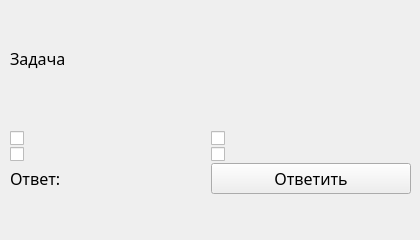
<?xml version="1.0" encoding="UTF-8"?>
<ui version="4.0">
 <class>Form</class>
 <widget class="QWidget" name="Form">
  <property name="geometry">
   <rect>
    <x>0</x>
    <y>0</y>
    <width>420</width>
    <height>240</height>
   </rect>
  </property>
  <property name="sizePolicy">
   <sizepolicy hsizetype="Fixed" vsizetype="Fixed">
    <horstretch>0</horstretch>
    <verstretch>0</verstretch>
   </sizepolicy>
  </property>
  <property name="minimumSize">
   <size>
    <width>420</width>
    <height>240</height>
   </size>
  </property>
  <property name="maximumSize">
   <size>
    <width>420</width>
    <height>240</height>
   </size>
  </property>
  <property name="font">
   <font>
    <family>Gilroy Medium</family>
    <pointsize>12</pointsize>
   </font>
  </property>
  <property name="windowTitle">
   <string>Тест</string>
  </property>
  <widget class="QWidget" name="verticalLayoutWidget">
   <property name="geometry">
    <rect>
     <x>10</x>
     <y>10</y>
     <width>401</width>
     <height>221</height>
    </rect>
   </property>
   <layout class="QVBoxLayout" name="verticalLayout">
    <property name="spacing">
     <number>1</number>
    </property>
    <item>
     <widget class="QLabel" name="label">
      <property name="sizePolicy">
       <sizepolicy hsizetype="Fixed" vsizetype="Fixed">
        <horstretch>0</horstretch>
        <verstretch>0</verstretch>
       </sizepolicy>
      </property>
      <property name="font">
       <font>
        <pointsize>12</pointsize>
       </font>
      </property>
      <property name="text">
       <string>Задача</string>
      </property>
     </widget>
    </item>
    <item>
     <layout class="QGridLayout" name="gridLayout">
      <item row="0" column="0" colspan="2">
       <widget class="QLabel" name="task">
        <property name="sizePolicy">
         <sizepolicy hsizetype="Preferred" vsizetype="Fixed">
          <horstretch>0</horstretch>
          <verstretch>0</verstretch>
         </sizepolicy>
        </property>
        <property name="font">
         <font>
          <pointsize>12</pointsize>
         </font>
        </property>
        <property name="text">
         <string/>
        </property>
        <property name="alignment">
         <set>Qt::AlignCenter</set>
        </property>
       </widget>
      </item>
      <item row="3" column="1">
       <widget class="QPushButton" name="btnAnswer">
        <property name="sizePolicy">
         <sizepolicy hsizetype="Minimum" vsizetype="Fixed">
          <horstretch>0</horstretch>
          <verstretch>0</verstretch>
         </sizepolicy>
        </property>
        <property name="text">
         <string>Ответить</string>
        </property>
        <property name="shortcut">
         <string>Return</string>
        </property>
       </widget>
      </item>
      <item row="3" column="0">
       <widget class="QLabel" name="statLbl1">
        <property name="font">
         <font>
          <pointsize>12</pointsize>
         </font>
        </property>
        <property name="text">
         <string>Ответ: </string>
        </property>
       </widget>
      </item>
      <item row="1" column="0">
       <widget class="QCheckBox" name="option1">
        <property name="font">
         <font>
          <pointsize>12</pointsize>
         </font>
        </property>
        <property name="text">
         <string/>
        </property>
        <property name="shortcut">
         <string>1</string>
        </property>
       </widget>
      </item>
      <item row="1" column="1">
       <widget class="QCheckBox" name="option2">
        <property name="text">
         <string/>
        </property>
        <property name="shortcut">
         <string>2</string>
        </property>
       </widget>
      </item>
      <item row="2" column="0">
       <widget class="QCheckBox" name="option3">
        <property name="font">
         <font>
          <pointsize>12</pointsize>
         </font>
        </property>
        <property name="text">
         <string/>
        </property>
        <property name="shortcut">
         <string>3</string>
        </property>
       </widget>
      </item>
      <item row="2" column="1">
       <widget class="QCheckBox" name="option4">
        <property name="text">
         <string/>
        </property>
        <property name="shortcut">
         <string>4</string>
        </property>
       </widget>
      </item>
     </layout>
    </item>
   </layout>
  </widget>
 </widget>
 <tabstops>
  <tabstop>option1</tabstop>
  <tabstop>option2</tabstop>
  <tabstop>option3</tabstop>
  <tabstop>option4</tabstop>
  <tabstop>btnAnswer</tabstop>
 </tabstops>
 <resources/>
 <connections/>
</ui>
